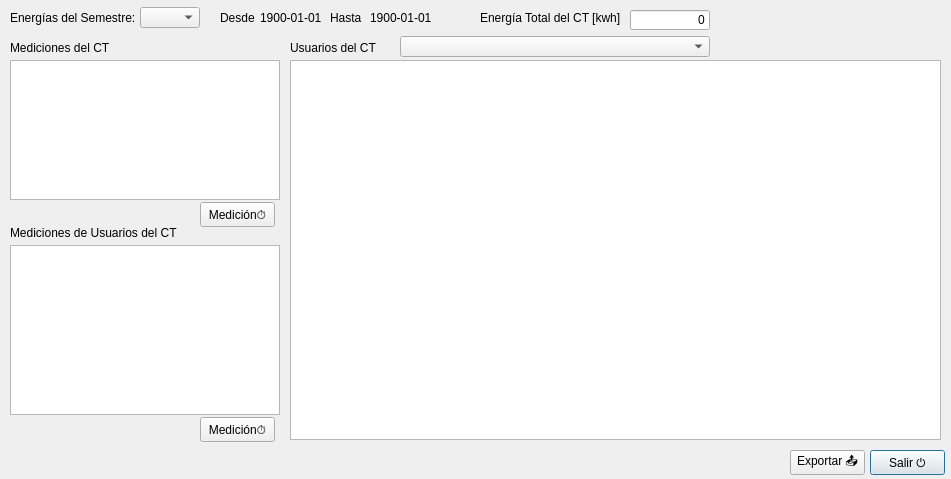
<?xml version="1.0" encoding="UTF-8"?>
<ui version="4.0">
 <class>Dialog</class>
 <widget class="QDialog" name="Dialog">
  <property name="windowModality">
   <enum>Qt::ApplicationModal</enum>
  </property>
  <property name="geometry">
   <rect>
    <x>0</x>
    <y>0</y>
    <width>951</width>
    <height>479</height>
   </rect>
  </property>
  <property name="windowTitle">
   <string>Calidad de Producto Técnico</string>
  </property>
  <property name="autoFillBackground">
   <bool>false</bool>
  </property>
  <property name="modal">
   <bool>true</bool>
  </property>
  <widget class="QPushButton" name="cmdSalir">
   <property name="geometry">
    <rect>
     <x>870</x>
     <y>450</y>
     <width>75</width>
     <height>25</height>
    </rect>
   </property>
   <property name="text">
    <string>Salir ⏻</string>
   </property>
   <property name="shortcut">
    <string>Esc</string>
   </property>
  </widget>
  <widget class="QPushButton" name="cmdMedicionCt">
   <property name="geometry">
    <rect>
     <x>200</x>
     <y>202</y>
     <width>75</width>
     <height>25</height>
    </rect>
   </property>
   <property name="text">
    <string>Medición⏱️</string>
   </property>
   <property name="shortcut">
    <string>Return</string>
   </property>
  </widget>
  <widget class="QLabel" name="label_7">
   <property name="geometry">
    <rect>
     <x>10</x>
     <y>10</y>
     <width>170</width>
     <height>16</height>
    </rect>
   </property>
   <property name="text">
    <string>Energías del Semestre:</string>
   </property>
   <property name="alignment">
    <set>Qt::AlignLeading|Qt::AlignLeft|Qt::AlignVCenter</set>
   </property>
  </widget>
  <widget class="QComboBox" name="cmbSemestre">
   <property name="geometry">
    <rect>
     <x>140</x>
     <y>7</y>
     <width>60</width>
     <height>21</height>
    </rect>
   </property>
  </widget>
  <widget class="QLabel" name="label_9">
   <property name="geometry">
    <rect>
     <x>220</x>
     <y>10</y>
     <width>40</width>
     <height>16</height>
    </rect>
   </property>
   <property name="text">
    <string>Desde</string>
   </property>
  </widget>
  <widget class="QLabel" name="label_10">
   <property name="geometry">
    <rect>
     <x>330</x>
     <y>10</y>
     <width>40</width>
     <height>16</height>
    </rect>
   </property>
   <property name="text">
    <string>Hasta</string>
   </property>
  </widget>
  <widget class="QLabel" name="lbl_elegido_desde">
   <property name="geometry">
    <rect>
     <x>260</x>
     <y>10</y>
     <width>70</width>
     <height>16</height>
    </rect>
   </property>
   <property name="text">
    <string>1900-01-01</string>
   </property>
  </widget>
  <widget class="QLabel" name="lbl_elegido_hasta">
   <property name="geometry">
    <rect>
     <x>370</x>
     <y>10</y>
     <width>70</width>
     <height>16</height>
    </rect>
   </property>
   <property name="text">
    <string>1900-01-01</string>
   </property>
  </widget>
  <widget class="QTableWidget" name="tblMedicionesCt">
   <property name="geometry">
    <rect>
     <x>10</x>
     <y>60</y>
     <width>270</width>
     <height>140</height>
    </rect>
   </property>
   <property name="font">
    <font>
     <pointsize>8</pointsize>
    </font>
   </property>
  </widget>
  <widget class="QLabel" name="label_8">
   <property name="geometry">
    <rect>
     <x>10</x>
     <y>40</y>
     <width>151</width>
     <height>16</height>
    </rect>
   </property>
   <property name="text">
    <string>Mediciones del CT</string>
   </property>
   <property name="alignment">
    <set>Qt::AlignLeading|Qt::AlignLeft|Qt::AlignVCenter</set>
   </property>
  </widget>
  <widget class="QLabel" name="label_11">
   <property name="geometry">
    <rect>
     <x>290</x>
     <y>40</y>
     <width>90</width>
     <height>16</height>
    </rect>
   </property>
   <property name="text">
    <string>Usuarios del CT</string>
   </property>
   <property name="alignment">
    <set>Qt::AlignLeading|Qt::AlignLeft|Qt::AlignVCenter</set>
   </property>
  </widget>
  <widget class="QTableWidget" name="tblUsuariosCt">
   <property name="geometry">
    <rect>
     <x>290</x>
     <y>60</y>
     <width>651</width>
     <height>380</height>
    </rect>
   </property>
   <property name="font">
    <font>
     <pointsize>8</pointsize>
    </font>
   </property>
  </widget>
  <widget class="QComboBox" name="cmbUsuariosCt">
   <property name="geometry">
    <rect>
     <x>400</x>
     <y>36</y>
     <width>310</width>
     <height>21</height>
    </rect>
   </property>
  </widget>
  <widget class="QLabel" name="label_12">
   <property name="geometry">
    <rect>
     <x>10</x>
     <y>225</y>
     <width>180</width>
     <height>16</height>
    </rect>
   </property>
   <property name="text">
    <string>Mediciones de Usuarios del CT</string>
   </property>
   <property name="alignment">
    <set>Qt::AlignLeading|Qt::AlignLeft|Qt::AlignVCenter</set>
   </property>
  </widget>
  <widget class="QTableWidget" name="tblMedicionesUsuarios">
   <property name="geometry">
    <rect>
     <x>10</x>
     <y>245</y>
     <width>270</width>
     <height>170</height>
    </rect>
   </property>
   <property name="font">
    <font>
     <pointsize>8</pointsize>
    </font>
   </property>
  </widget>
  <widget class="QLabel" name="label">
   <property name="geometry">
    <rect>
     <x>480</x>
     <y>10</y>
     <width>150</width>
     <height>16</height>
    </rect>
   </property>
   <property name="text">
    <string>Energía Total del CT [kwh]</string>
   </property>
   <property name="alignment">
    <set>Qt::AlignLeading|Qt::AlignLeft|Qt::AlignVCenter</set>
   </property>
  </widget>
  <widget class="QLineEdit" name="txtEnergiaCt">
   <property name="geometry">
    <rect>
     <x>630</x>
     <y>10</y>
     <width>80</width>
     <height>20</height>
    </rect>
   </property>
   <property name="text">
    <string>0</string>
   </property>
   <property name="alignment">
    <set>Qt::AlignRight|Qt::AlignTrailing|Qt::AlignVCenter</set>
   </property>
   <property name="readOnly">
    <bool>true</bool>
   </property>
  </widget>
  <widget class="QPushButton" name="cmdExportar">
   <property name="enabled">
    <bool>true</bool>
   </property>
   <property name="geometry">
    <rect>
     <x>790</x>
     <y>450</y>
     <width>75</width>
     <height>25</height>
    </rect>
   </property>
   <property name="text">
    <string>Exportar 📤</string>
   </property>
  </widget>
  <widget class="QPushButton" name="cmdMedicionUsuario">
   <property name="geometry">
    <rect>
     <x>200</x>
     <y>417</y>
     <width>75</width>
     <height>25</height>
    </rect>
   </property>
   <property name="text">
    <string>Medición⏱️</string>
   </property>
   <property name="shortcut">
    <string>Return</string>
   </property>
  </widget>
 </widget>
 <resources/>
 <connections/>
</ui>
